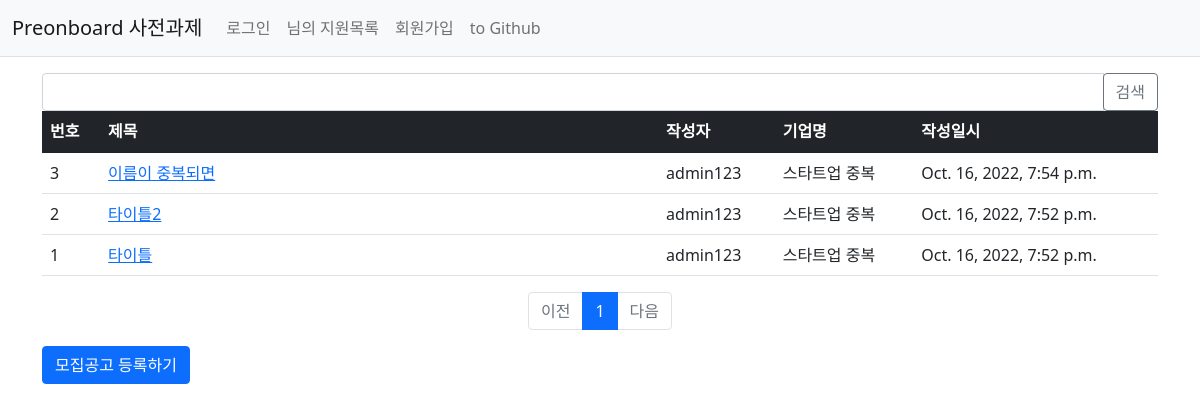
/preonboard/, run on an earlier commit of the app's database.
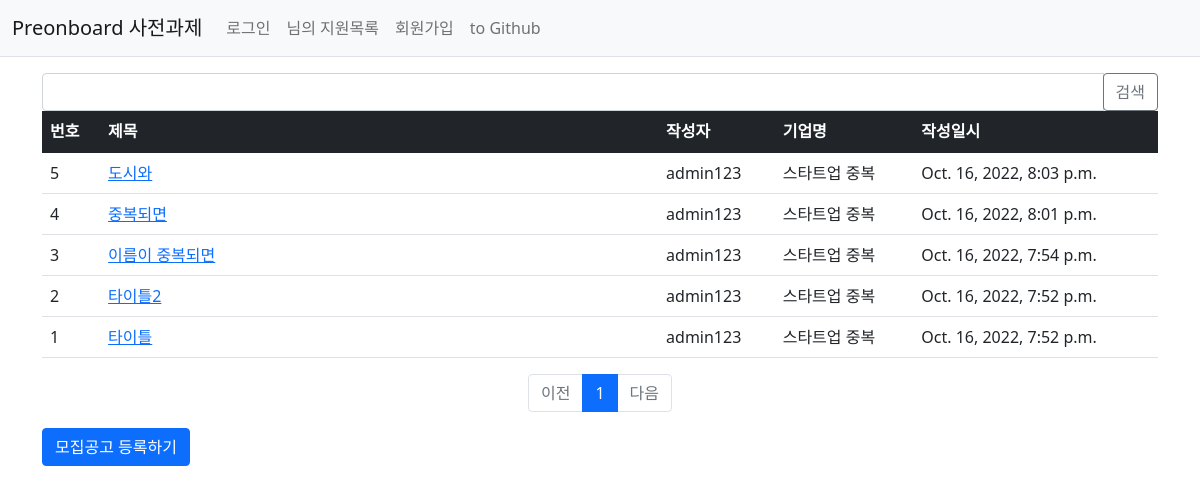
And on a later commit of the database.
### preonboard/models.py (models this page shows)
class Job_opening(models.Model):
    author = models.ForeignKey(User, on_delete=models.CASCADE)
    company = models.ForeignKey(Company,on_delete=models.CASCADE)
    title = models.CharField(max_length=200)
    wanted = models.CharField(max_length=200)
    reward = models.IntegerField()
    content = models.TextField()
    stack = models.TextField()
    create_date = models.DateTimeField()
    modify_date = models.DateTimeField(null=True, blank=True)

class Company(models.Model):
    name = models.CharField(max_length=200)
    register = models.ForeignKey(User, on_delete=models.CASCADE)
    country = models.CharField(max_length=200)
    location = models.CharField(max_length=200)

### preonboard/views.py (the view)
# urls.py: path('', views.index, name='index'),  # '/' 에 해당되는 path
def index(request):
    page = request.GET.get('page', '1')  # 페이지
    kw = request.GET.get('kw', '')  # 검색어
    job_opening_list = Job_opening.objects.order_by('-create_date')
    if kw:
        job_opening_list = job_opening_list.filter(
            Q(company__name__icontains=kw) |  # 회사 이름 검색
            Q(stack__icontains=kw) |  # 사용 기술 검색
            Q(title__icontains=kw)  # 제목 검색
        ).distinct()
    paginator = Paginator(job_opening_list, 10)  # 페이지당 10개씩 보여주기
    page_obj = paginator.get_page(page)
    context = {'job_opening_list': page_obj, 'page': page, 'kw': kw}
    return render(request, 'preonboard/job_opening_list.html', context)

### preonboard/templatetags/preonboardFilter.py (called while the page is built)
@register.filter #이 어노테이션 적용시 템플릿에서 해당 함수를 필터로 사용가능.
def sub(value, arg):
    return value - arg

### templates/preonboard/job_opening_list.html (shortened to what this page needs)
{% extends 'base.html' %}
{% load preonboardFilter %}
{% block content %}
<div class="container my-3">
     <div class="col-4 input-group">
            <input type="text" class="form-control kw" value="{{ kw|default_if_none:'' }}">
            <div class="input-group-append">
                <button class="btn btn-outline-secondary" type="button" id="btn_search">검색</button>
            </div>
        </div>
    <table class="table">
        <thead>
        <tr class="table-dark">
            <th>번호</th>
            <th style="width:50%">제목</th>
            <th>작성자</th>
            <th>기업명</th>
            <th>작성일시</th>
        </tr>
        </thead>
        <tbody>
        {% if job_opening_list %}
        {% for job_opening in job_opening_list %}
        <tr>
            <td>
                {{ job_opening_list.paginator.count|sub:job_opening_list.start_index|sub:forloop.counter0|add:1 }}
            </td>
            <td>
                <a href="{% url 'preonboard:detail' job_opening.id %}">{{ job_opening.title }}</a>
            </td>
            <td>{{ job_opening.author.username }}</td>
            <td>{{ job_opening.company.name }}</td>
            <td>{{ job_opening.create_date }}</td>
        </tr>
        {% endfor %}
        {% else %}
        <tr>
            <td colspan="3">없습니다.</td>
        </tr>
        {% endif %}
        </tbody>
    </table>
    <ul class="pagination justify-content-center">
        {% if job_opening_list.has_previous %}
        <li class="page-item">
            <a class="page-link" data-page="{{ job_opening_list.previous_page_number }}"
           href="javascript:void(0)">이전</a>
        </li>
        {% else %}
        <li class="page-item disabled">
            <a class="page-link" tabindex="-1" aria-disabled="true" href="#">이전</a>
        </li>
        {% endif %}
        {% for page_number in job_opening_list.paginator.page_range %}
        {% if page_number >= job_opening_list.number|add:-5 and page_number <= job_opening_list.number|add:5 %}
        {% if page_number == job_opening_list.number %}
        <li class="page-item active" aria-current="page">
            <a class="page-link" data-page="{{ page_number }}"
           href="javascript:void(0)">{{ page_number }}</a>
        </li>
        {% else %}
        <li class="page-item">
            <a class="page-link" data-page="{{ page_number }}"
           href="javascript:void(0)">{{ page_number }}</a>
        </li>
        {% endif %}
        {% endif %}
        {% endfor %}
        {% if job_opening_list.has_next %}
        <li class="page-item">
            <a class="page-link" data-page="{{ job_opening_list.next_page_number }}"
           href="javascript:void(0)">다음</a>
        </li>
        {% else %}
        <li class="page-item disabled">
            <a class="page-link" tabindex="-1" aria-disabled="true" href="#">다음</a>
        </li>
        {% endif %}
    </ul>
    <div class="row my-3">
        <div class="col-6">
            <a href="{% url 'preonboard:job_opening_create' %}" class="btn btn-primary">모집공고 등록하기</a>
        </div>
    </div>
</div>
{% endblock %}

What changed in the data, as far as the page shows it:
added Job_opening: paginator.count|sub "5", title "도시와", author.username "admin123", company.name "스타트업 중복", create_date "Oct. 16, 2022, 8:03 p.m."
added Job_opening: paginator.count|sub "4", title "중복되면", author.username "admin123", company.name "스타트업 중복", create_date "Oct. 16, 2022, 8:01 p.m."
